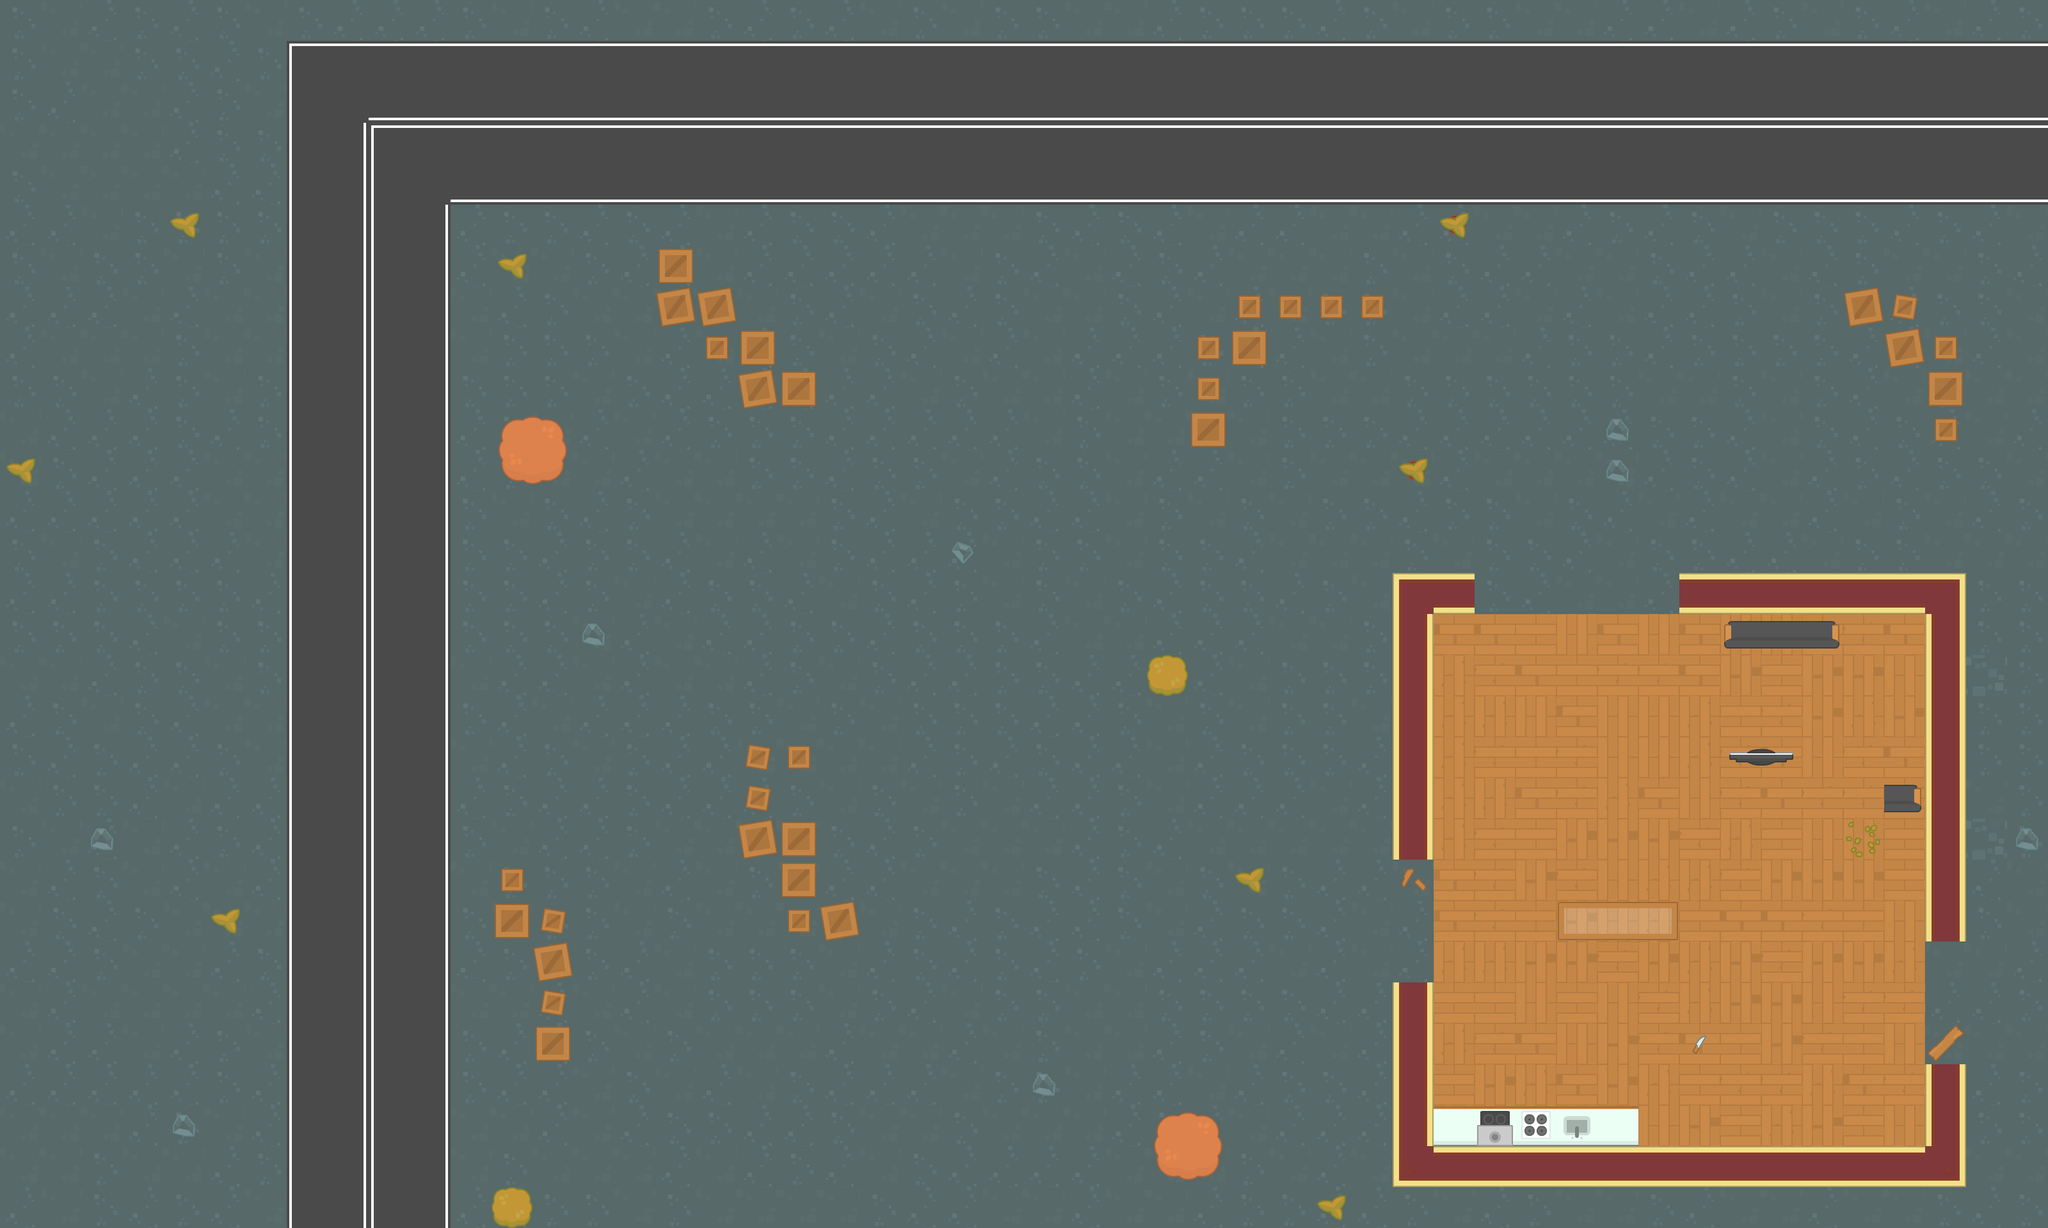

A 2D game scene composited from a Tiled map and its tileset images. What follows is a short description and the map's XML, with each tile layer's data collapsed to a summary:
An orthogonal 50x30 tile map with 64x64 px tiles, 2 tile layers (Tilelaag 1, objects) and 77 objects (54x wall, 12x zombie, 10x apple, player).

<map version="1.0" tiledversion="2017.12.21" orientation="orthogonal" renderorder="right-down" width="50" height="30" tilewidth="64" tileheight="64" infinite="0" nextobjectid="87">
 <tileset firstgid="1" source="zombiepack.tsx" />
 <layer name="Tilelaag 1" width="50" height="30">
  <data>[1500 cells, 1500 non-empty, 10 distinct tile ids]</data>
 </layer>
 <layer name="objects" width="50" height="30">
  <data>[1500 cells, 394 non-empty, 41 distinct tile ids]</data>
 </layer>
 <objectgroup name="Obstacles">
  <object id="2" name="wall" x="2176" y="896" width="64" height="448" />
  <object id="3" name="player" x="352" y="976" width="80" height="80" />
  <object id="6" name="wall" x="2176" y="1536" width="64" height="320" />
  <object id="7" name="wall" x="2240" y="1792" width="832" height="64" />
  <object id="8" name="wall" x="3008" y="896" width="64" height="576" />
  <object id="9" name="wall" x="3008" y="1664" width="64" height="128" />
  <object id="10" name="wall" x="2624" y="896" width="384" height="64" />
  <object id="11" name="wall" x="2240" y="896" width="64" height="64" />
  <object id="12" name="wall" x="1808" y="1040" width="32" height="32" />
  <object id="13" name="wall" x="1824" y="1760" width="64" height="64" />
  <object id="15" name="wall" x="2240" y="1728" width="320" height="64" />
  <object id="16" name="wall" x="2432" y="1408" width="192" height="64" />
  <object id="17" name="wall" x="2688" y="960" width="192" height="48" />
  <object id="18" name="wall" x="2704" y="1168" width="96" height="32" />
  <object id="19" name="wall" x="2944" y="1232" width="64" height="32" />
  <object id="20" name="wall" x="3008" y="576" width="64" height="64" />
  <object id="21" name="wall" x="3024" y="656" width="32" height="32" />
  <object id="22" name="wall" x="3024" y="528" width="32" height="32" />
  <object id="23" name="wall" x="2960" y="464" width="32" height="32" />
  <object id="24" name="wall" x="2128" y="464" width="32" height="32" />
  <object id="25" name="wall" x="2064" y="464" width="32" height="32" />
  <object id="26" name="wall" x="2000" y="464" width="32" height="32" />
  <object id="27" name="wall" x="1936" y="464" width="32" height="32" />
  <object id="28" name="wall" x="1872" y="528" width="32" height="32" />
  <object id="29" name="wall" x="1872" y="592" width="32" height="32" />
  <object id="30" name="wall" x="1104" y="528" width="32" height="32" />
  <object id="31" name="wall" x="784" y="1360" width="32" height="32" />
  <object id="32" name="wall" x="848" y="1424" width="32" height="32" />
  <object id="33" name="wall" x="848" y="1552" width="32" height="32" />
  <object id="34" name="wall" x="1232" y="1424" width="32" height="32" />
  <object id="35" name="wall" x="1168" y="1232" width="32" height="32" />
  <object id="36" name="wall" x="1168" y="1168" width="32" height="32" />
  <object id="37" name="wall" x="1232" y="1168" width="32" height="32" />
  <object id="38" name="wall" x="2944" y="512" width="64" height="64" />
  <object id="40" name="wall" x="2896" y="448" width="48" height="64" />
  <object id="41" name="wall" x="1920" y="512" width="64" height="64" />
  <object id="42" name="wall" x="1856" y="640" width="64" height="64" />
  <object id="43" name="wall" x="1216" y="576" width="64" height="64" />
  <object id="44" name="wall" x="800" y="672" width="64" height="64" />
  <object id="45" name="wall" x="1152" y="512" width="64" height="64" />
  <object id="46" name="wall" x="1088" y="448" width="64" height="64" />
  <object id="48" name="wall" x="1024" y="448" width="64" height="64" />
  <object id="49" name="wall" x="1024" y="384" width="64" height="64" />
  <object id="50" name="wall" x="832" y="1600" width="64" height="64" />
  <object id="51" name="wall" x="832" y="1472" width="64" height="64" />
  <object id="52" name="wall" x="768" y="1408" width="64" height="64" />
  <object id="53" name="wall" x="768" y="1856" width="64" height="64" />
  <object id="54" name="wall" x="1216" y="1344" width="64" height="64" />
  <object id="55" name="wall" x="1216" y="1280" width="64" height="64" />
  <object id="56" name="wall" x="1152" y="1280" width="64" height="64" />
  <object id="57" name="wall" x="1280" y="1408" width="64" height="64" />
  <object id="58" name="zombie" x="2688" y="576" width="64" height="64" />
  <object id="61" name="zombie" x="2768" y="1584" width="64" height="64" />
  <object id="62" name="zombie" x="1136" y="1808" width="64" height="64" />
  <object id="63" name="zombie" x="96" y="1776" width="64" height="64" />
  <object id="64" name="zombie" x="112" y="0" width="64" height="64" />
  <object id="65" name="zombie" x="1616" y="192" width="64" height="64" />
  <object id="66" name="wall" x="3200" y="0" width="64" height="1920" />
  <object id="67" name="wall" x="-64" y="0" width="64" height="1920" />
  <object id="68" name="wall" x="-64" y="1920" width="3328" height="64" />
  <object id="69" name="wall" x="-64" y="-64" width="3264" height="64" />
  <object id="70" name="apple" x="2512" y="160" width="16" height="16" />
  <object id="72" name="apple" x="2096" y="1456" width="16" height="16" />
  <object id="73" name="apple" x="2432" y="1200" width="16" height="16" />
  <object id="74" name="apple" x="160" y="384" width="16" height="16" />
  <object id="75" name="apple" x="1760" y="1392" width="16" height="16" />
  <object id="76" name="apple" x="1008" y="1472" width="16" height="16" />
  <object id="77" name="apple" x="1056" y="896" width="16" height="16" />
  <object id="78" name="apple" x="3120" y="1632" width="16" height="16" />
  <object id="79" name="apple" x="560" y="1024" width="16" height="16" />
  <object id="80" name="zombie" x="2720" y="1856" width="64" height="64" />
  <object id="81" name="apple" x="368" y="1824" width="16" height="16" />
  <object id="82" name="zombie" x="80" y="432" width="64" height="64" />
  <object id="83" name="zombie" x="2416" y="16" width="64" height="64" />
  <object id="84" name="zombie" x="1488" y="720" width="64" height="64" />
  <object id="85" name="zombie" x="592" y="400" width="64" height="64" />
  <object id="86" name="zombie" x="1840" y="1520" width="64" height="64" />
 </objectgroup>
</map>